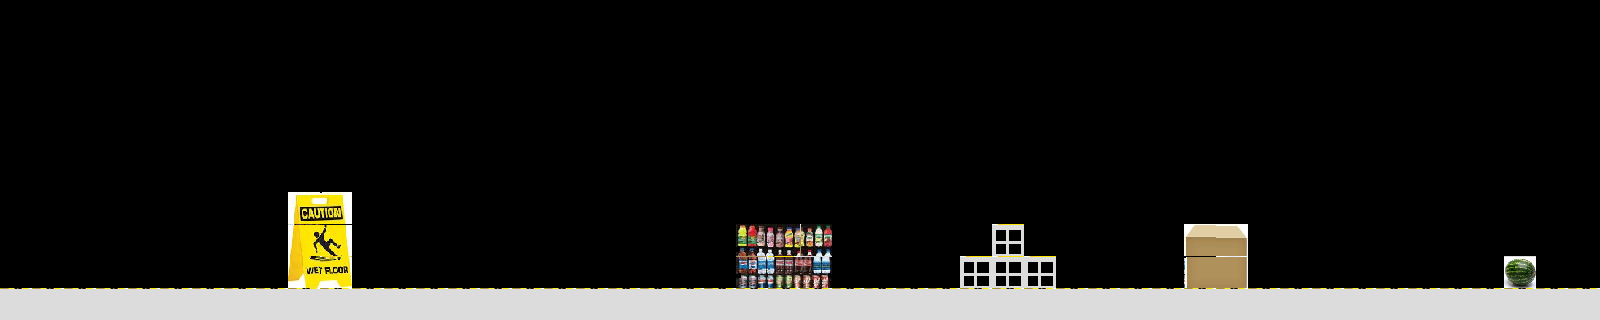

Below is a game level as drawn by its tile map, then a one-line description and the .tmx that defines it (tile-layer data replaced by summaries):
An orthogonal 50x10 tile map with 32x32 px tiles, 1 tile layer (Tile Layer 1).

<map version="1.0" orientation="orthogonal" width="50" height="10" tilewidth="32" tileheight="32">
 <tileset firstgid="1" name="tiles1" tilewidth="32" tileheight="32" spacing="2">
  <image source="output/input1.png" trans="ffffff" width="128" height="256" />
 </tileset>
 <layer name="Tile Layer 1" width="50" height="10">
  <data>[500 cells, 71 non-empty, 19 distinct tile ids]</data>
 </layer>
</map>